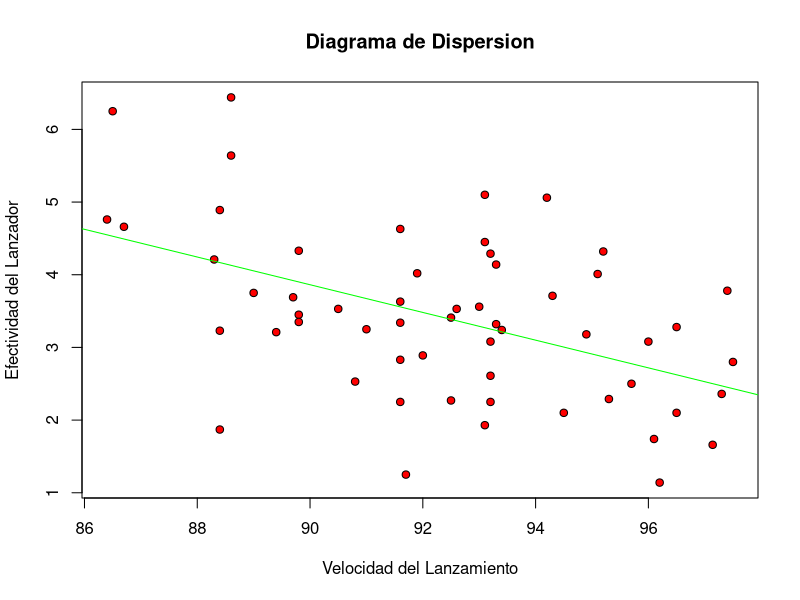

The R script that drew this image:
#1-VARIABLES

# Variable Independiente X: velocidad
velocidad <- c(93.3, 96, 96.1, 90.8, 86.4, 95.3, 89.8, 96.5, 91, 88.4, 91.6, 92, 97.3, 93.3, 86.5, 93.1, 89.8, 91.6, 88.4, 88.6, 88.6, 94.5, 93.1, 93.4, 97.5, 89, 94.3, 95.2, 97.4, 95.1, 93.1, 94.9, 86.7, 92.6, 96.5, 89.8, 94.2, 89.4, 95.7, 88.4, 91.6, 93.2, 96.2, 92.5, 91.6, 89.7 , 92.5, 90.5, 93.2, 91.7, 97.14, 88.3, 91.6, 93.2, 91.9, 93, 93.2)


# Variable dependiente Y: efectividad
efectividad <- c(3.32, 3.08, 1.74, 2.53, 4.76, 2.29, 3.45, 2.10, 3.25, 3.23, 3.63, 2.89, 2.36, 4.14, 6.25, 4.45, 3.35, 2.83, 1.87, 6.44, 5.64, 2.10, 1.93, 3.24, 2.8, 3.75, 3.71, 4.32, 3.78, 4.01, 5.1, 3.18, 4.66, 3.53, 3.28, 4.33, 5.06, 3.21, 2.5, 4.89, 3.34, 2.61, 1.14, 3.41, 2.25, 3.69, 2.27, 3.53, 3.08, 1.25, 1.66, 4.21, 4.63, 2.25, 4.02, 3.56, 4.29)

# ESTADISTICOS DESCRIPTIVOS

# DESCRIPTIVOS DE VELOCIDAD

mean (velocidad)
sd(velocidad)
IQR(velocidad)
# summary calcula: la media, el valor minimo , el valor maximo, 1er y tercer cuartil,y la mediana (RESPECTIVAMENTE)
summary(velocidad)

# DESCRIPTIVOS DE EFECTIVIDAD

mean (efectividad)
sd(efectividad)
IQR(efectividad)
summary(efectividad)

# 2- MODELO DE REGRESION
MdR <- lm(efectividad~velocidad)

# 3- DIAGRAMA DE DISPERSION
plot(velocidad, efectividad, pch=21, bg="red", xlab = "Velocidad del Lanzamiento", ylab = "Efectividad del Lanzador", main = "Diagrama de Dispersion")

# 4- RECTA  DE REGRESION
abline(MdR, col="green")

# 5- DATOS DEL MODELO DE REGRESION
summary(MdR)

#Estimacion de los coeficientes de regresion Estimada

# calculo de b
sum(efectividad*velocidad)
mean(velocidad)
mean(efectividad)
n <- 57 
sum(velocidad^2)
n*(mean(velocidad))^2

(sum(efectividad*velocidad)-n*mean(velocidad)*mean(efectividad))/(sum(velocidad^2)-n*(mean(velocidad))^2)

b <- (sum(efectividad*velocidad)-n*mean(velocidad)*mean(efectividad))/(sum(velocidad^2)-n*(mean(velocidad))^2)
 
# Calculo de A

mean(efectividad)-(b*mean(velocidad))

a <-mean(efectividad)-(b*mean(velocidad))

# Cuando la variable Velocidad Toma el Valor de la Media se estima su efectividad


a+(b*mean(velocidad))

# Cuando la variable Independiente toma el valor de la velocidad m?s alta de mi muetsra, el lanzador es mas efectivo que cuando la toma en valor de la velocidad m?s baja
a+(b*(97.5))
a+(b*(86.4))

# Inferencia acerca de los coeficientes de regresion a y b.

  #Coeficiente a
n <- 57
alpha <- 0.05
a <- 21.02059
# Desviacion tipica de a
Dsa <- 4.24714

#Contraste de Hipotesis para a
# Definir variables
#X:  La velocidad del lanzador
#y: La efectividad del lanzador
# Contraste de significacion
# H0: A igual a 0
# HI: A es distinto de 0
# NIVEL DE SIGNIFICACION
alpha

# Estadistico de contraste
a/Dsa
Estadistico <- a/Dsa

# Region Critica

print(c(-qnorm(alpha/2, lower.tail = FALSE), qnorm(alpha/2, lower.tail = FALSE)))


# Regla de decicion
#Se rechaza ho si y solo si
(Estadistico)<(qnorm(alpha/2))
(Estadistico)>(qnorm(1-alpha/2))

# Regla de decicion
# Con un nivel de significacion de o.o5 existen evidencias suficientes para rechazar ho se concluye que a es distinto de 0 

#Coeficiente b

n <- 57
alpha <- 0.05
b <- -0.19065
Dsb <- 0.04595
#Contraste de Hipotesis para a
# Definir variables

# X: La velocidad del lanzador
# Y: La efectividad del lanzador

# Contraste de significacion

# H0: A IGUAL QUE 0
# HI: A DISTINTO DE 0

# NIVEL DE SIGNIFICACION
alpha

# Estadistico de contraste

b/Dsb
Estadistico <- b/Dsb

# Region Critica

print(c(-qnorm(alpha/2, lower.tail = FALSE), qnorm(alpha/2, lower.tail = FALSE)))


# Regla de decicion 
#Se rechaza ho si y solo si
(Estadistico)<(qnorm(alpha/2))
(Estadistico)>(qnorm(1-alpha/2))

# Regla de decicion
# Con un nivel de significacion de o.o5 existen evidencias suficientes para rechazar ho por el cual se concluye que b es distinto de cero 

# Inferencia acerca de los coeficientes de regresion a y b.

# CMR: Cuadrados medios de refresion
CMR <- 17757
# CME: Cuadrados medios de los residuos
CME <- 1.0314
n <- 57
k <-2

alpha <- 0.05
Estadistico <- CMR/CME
CMR/CME

#Contraste de Hipotesis para a
# Definir variables
#X:  La velocidad del lanzador
#y: La efectividad del lanzador
# Contraste de significacion
# H0: a igual b y b es igual que 0
# HI: A es distinto b y b es distinto de 0
# NIVEL DE SIGNIFICACION
alpha

# Estadistico de contraste

Estadistico

# Region Critica
# Desde CERO HASTA qf(alpha/2,2,55) 
qf(alpha/2,2,55) 
# Desde qf(1-alpha/2,2,55) hasta +infinito
qf(1-alpha/2,2,55)


# Regla de decicion
#Se rechaza ho si y solo si
(Estadistico)<(qf(alpha/2,2,55))
(Estadistico)>(qnorm(1-alpha,2,55))

# Regla de decicion
# Con un nivel de significacion de o.o5 se rechaza H0:a:b:0 y se concluye que con el 95% de confianza que la Velocidad del lanzador tiene poder significativo en este modelo, es decir, La Velocidad del lanzador influye de forma significativa en su efectividad 


# Analisis de Correlacion

#covarianza
cov(velocidad,efectividad)

# Correlacion
cor(velocidad,efectividad)
cor.test(velocidad,efectividad)
-0.4882712^2
# Tabla Anova
anova(MdR)


# Inferencia acerca de los coeficientes de regresion a y b.
# CMR: Cuadrados medios de refresion
CMR <- 17757
# CME: Cuadrados medios de los residuos
CME <- 1.0314
n <- 57
k <-2

alpha <- 0.05
Estadistico <- CMR/CME
CMR/CME

#Contraste de Hipotesis para a
# Definir variables
#X:  La velocidad del lanzador
#y: La efectividad del lanzador
# Contraste de significacion
# H0: a igual b y b es igual que 0
# HI: A es distinto b y b es distinto de 0
# NIVEL DE SIGNIFICACION
alpha

# Estadistico de contraste

Estadistico

# Region Critica
# Desde CERO HASTA qf(alpha/2,2,55) 
qf(alpha/2,2,55) 
# Desde qf(1-alpha/2,2,55) hasta +infinito
qf(1-alpha/2,2,55)


# Regla de decicion
#Se rechaza ho si y solo si
(Estadistico)<(qf(alpha/2,2,55))
(Estadistico)>(qnorm(1-alpha,2,55))

# Regla de decicion
# Con un nivel de significacion de o.o5 se rechaza H0:a:b:0 y se concluye que con el 95% de confianza que la Velocidad del lanzador tiene poder significativo en este modelo, es decir, La Velocidad del lanzador influye de forma significativa en su efectividad 

